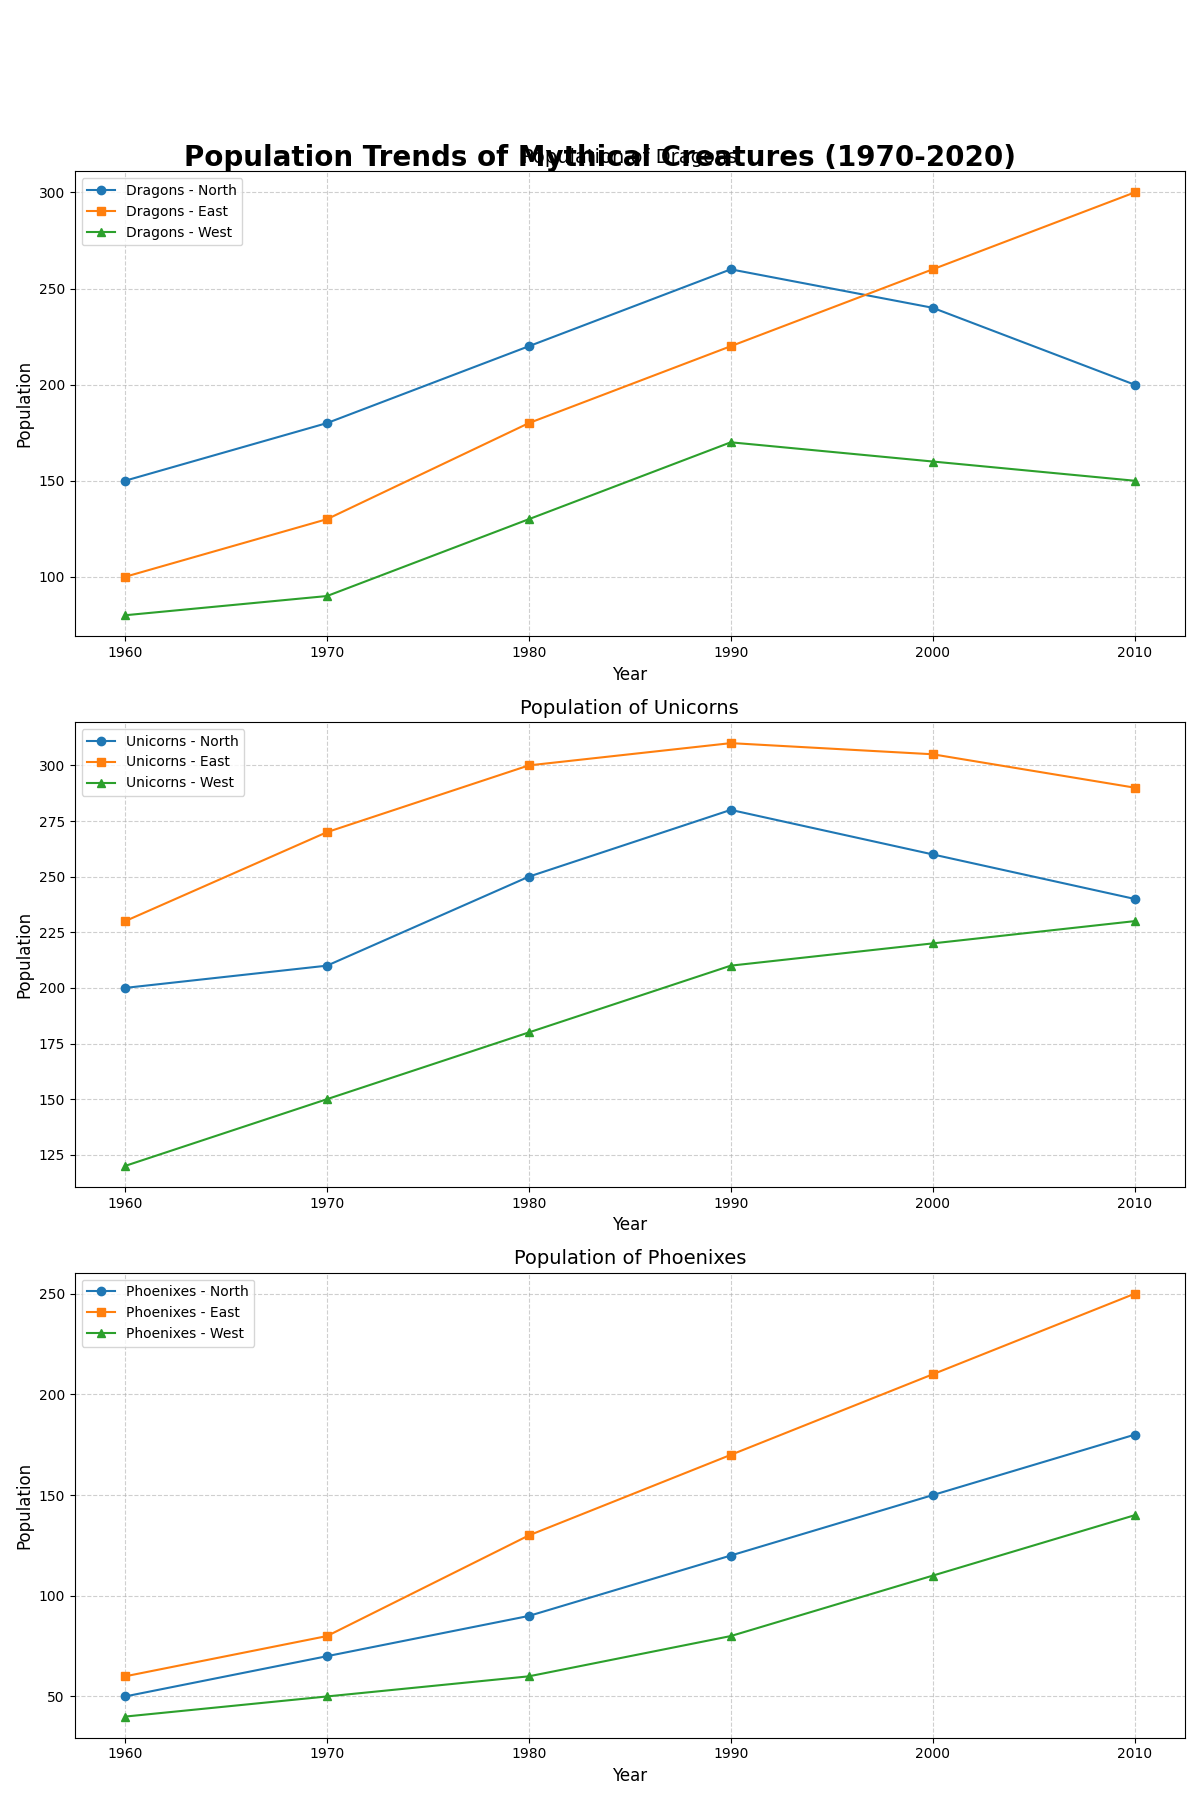

This figure's Python source:
import matplotlib.pyplot as plt
import numpy as np

# Backstory:
# The chart visualizes the rise and fall of mythical creatures in different regions over a span of 50 years.
# The data focuses on three creatures: Dragons, Unicorns, and Phoenixes across three regions: The North, The East, and The West.

# Time span in years
years = np.arange(1960, 2020, 10)

# Population data for Dragons in various regions
dragons_north = [150, 180, 220, 260, 240, 200]
dragons_east = [100, 130, 180, 220, 260, 300]
dragons_west = [80, 90, 130, 170, 160, 150]

# Population data for Unicorns in various regions
unicorns_north = [200, 210, 250, 280, 260, 240]
unicorns_east = [230, 270, 300, 310, 305, 290]
unicorns_west = [120, 150, 180, 210, 220, 230]

# Population data for Phoenixes in various regions
phoenixes_north = [50, 70, 90, 120, 150, 180]
phoenixes_east = [60, 80, 130, 170, 210, 250]
phoenixes_west = [40, 50, 60, 80, 110, 140]

# Function to create plots for a creature across regions
def plot_creature(ax, years, data_north, data_east, data_west, creature_name):
    ax.plot(years, data_north, label=f'{creature_name} - North', marker='o')
    ax.plot(years, data_east, label=f'{creature_name} - East', marker='s')
    ax.plot(years, data_west, label=f'{creature_name} - West', marker='^')
    ax.set_title(f'Population of {creature_name}', fontsize=14)
    ax.set_xlabel('Year', fontsize=12)
    ax.set_ylabel('Population', fontsize=12)
    ax.legend(loc='upper left', fontsize=10)
    ax.grid(True, linestyle='--', alpha=0.6)

# Set up the figure with 3x1 subplots
fig, axes = plt.subplots(3, 1, figsize=(12, 18))

# Plot each creature using the function
plot_creature(axes[0], years, dragons_north, dragons_east, dragons_west, 'Dragons')
plot_creature(axes[1], years, unicorns_north, unicorns_east, unicorns_west, 'Unicorns')
plot_creature(axes[2], years, phoenixes_north, phoenixes_east, phoenixes_west, 'Phoenixes')

# Main title and layout adjustments
fig.suptitle('Population Trends of Mythical Creatures (1970-2020)', fontsize=20, fontweight='bold', y=0.92)
plt.tight_layout(rect=[0, 0, 1, 0.95])

# Display the plot
plt.show()
